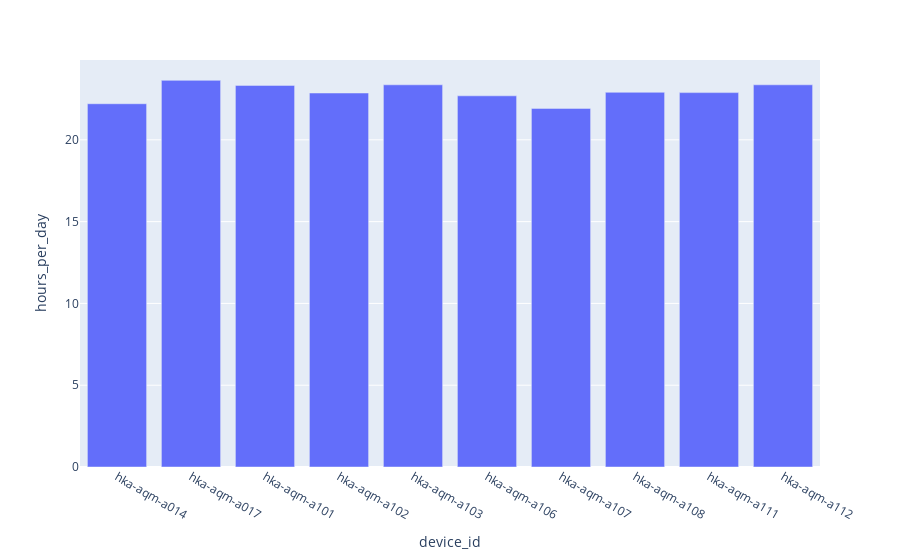

Write notebook code for a chart like this one.
### Markdown cell above
Wir haben sehr viele Tage an denen nicht alle 24h als Informationen gegeben sind.

### Code cell
px.bar(average_hours_per_day, x=average_hours_per_day.index, y='hours_per_day')

### Figure 1 — Plotly figure (JSON) as saved in the notebook; plotly's stock layout.template omitted (floating-point values rounded to 4 significant figures)
{"data": [{"alignmentgroup": "True", "hovertemplate": "device_id=%{x}<br>hours_per_day=%{y}<extra></extra>", "legendgroup": "", "marker": {"color": "#636efa", "pattern": {"shape": ""}}, "name": "", "offsetgroup": "", "orientation": "v", "showlegend": false, "textposition": "auto", "type": "bar", "x": ["hka-aqm-a014", "hka-aqm-a017", "hka-aqm-a101", "hka-aqm-a102", "hka-aqm-a103", "hka-aqm-a106", "hka-aqm-a107", "hka-aqm-a108", "hka-aqm-a111", "hka-aqm-a112"], "xaxis": "x", "y": [22.21, 23.64, 23.33, 22.86, 23.36, 22.69, 21.92, 22.91, 22.89, 23.36], "yaxis": "y"}], "layout": {"barmode": "relative", "legend": {"tracegroupgap": 0}, "margin": {"t": 60}, "xaxis": {"anchor": "y", "domain": [0, 1], "title": {"text": "device_id"}}, "yaxis": {"anchor": "x", "domain": [0, 1], "title": {"text": "hours_per_day"}}}}
